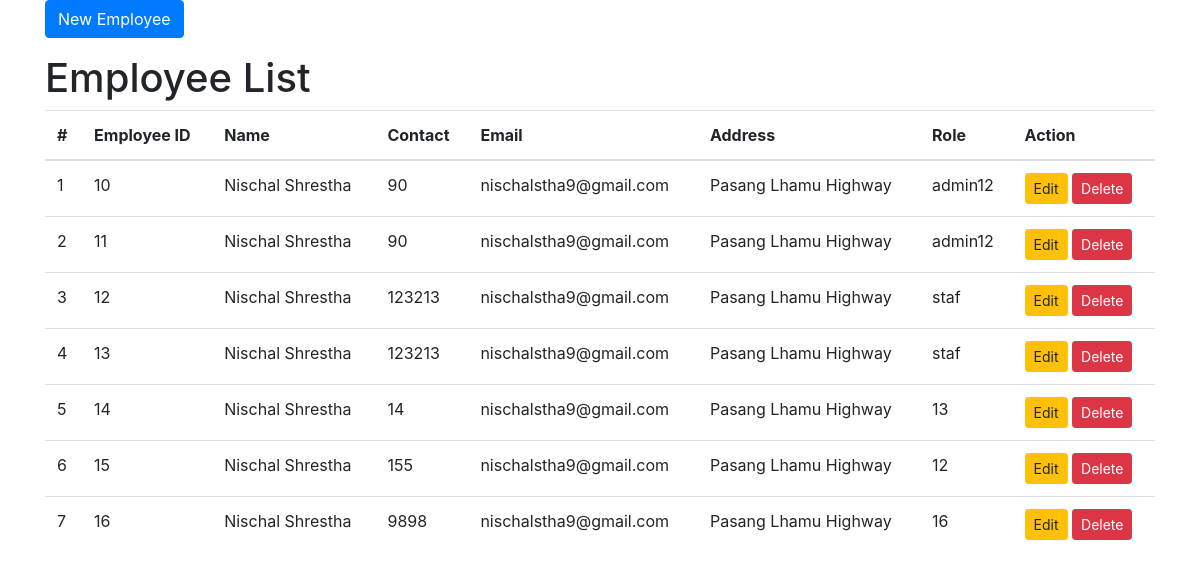
Before: / with the older database file.
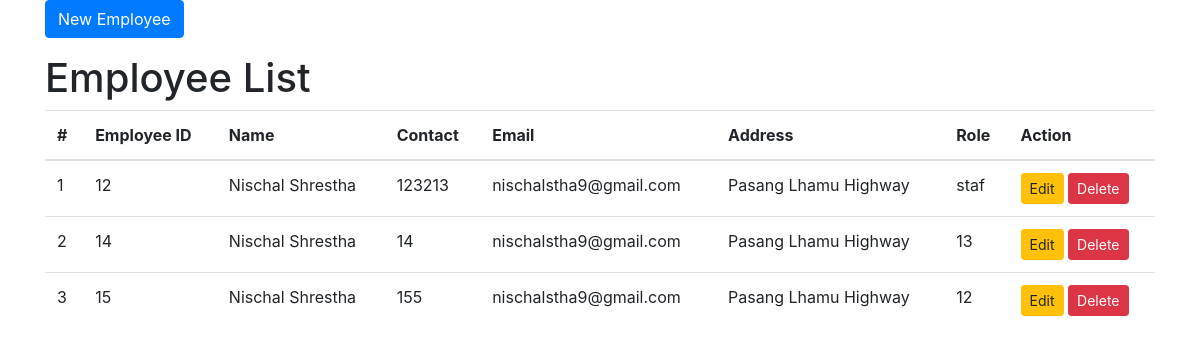
After: the same page with the newer database file.
### employee/models.py (models this page shows, shortened)
class Employee(models.Model):
    name = models.CharField(max_length=200)
    contact = models.IntegerField()
    email = models.EmailField( max_length=254)
    address = models.CharField(max_length=200)
    role = models.CharField(max_length=200)

### employee/views.py (the view)
# urls.py: path("", employee_list, name="home"),
def employee_list(request):
    employee = Employee.objects.all()
    return render(request, 'employee_list.html', {'employees': employee})

### templates/employee_list.html (shortened to what this page needs)
{% extends 'base.html' %}
{% block content %}
  <p>
    <button type="button" class="btn btn-primary js-create-employee" data-url="{% url 'employee_create' %}">
      New Employee
    </button>
  </p>
  <h1 class="page-header">Employee List</h1>
  <table class="table" id="employee-table">
    <thead>
      <tr>
        <th>#</th>
        <th>Employee ID</th>
        <th>Name</th>
        <th>Contact</th>
        <th>Email</th>
        <th>Address</th>
        <th>Role</th>
        <th>Action</th>
      </tr>
    </thead>
    <tbody>
    {% include 'partial_employee_list.html' %}
    </tbody>
  </table>
{% endblock %}

### templates/base.html (shortened to what this page needs)
{% load static %}
<!doctype html>
<html lang="en">
  <head>
    <link rel="stylesheet" href="https://stackpath.bootstrapcdn.com/bootstrap/4.5.0/css/bootstrap.min.css">
  </head>
  <body>
  <div class='container'>
  {% block content %}{% endblock content %}
  </body>
</html>

### templates/partial_employee_list.html
      {% for employee in employees %}
        <tr>
          <td>{{ forloop.counter }}</td>
          <td>{{ employee.id }}</td>
          <td>{{ employee.name }}</td>
          <td>{{ employee.contact }}</td>
          <td>{{ employee.email }}</td>
          <td>{{ employee.address }}</td>
          <td>{{ employee.role }}</td>
          <td>
            <button type="button"
                class="btn btn-warning btn-sm js-update-employee"
                data-url="{% url 'employee_update' employee.id%}">
                Edit
            </button>
            <button type="button"
              class="btn btn-danger btn-sm js-delete-employee"
              data-url="{% url 'employee_delete' employee.id %}">
              Delete
            </button>
          </td>
        </tr>
      {% empty %}
        <tr>
          <td colspan="7" class="text-center bg-warning">No Employee</td>
        </tr>
      {% endfor %}

Changed rows visible on the page:
removed Employee: id "10", name "Nischal Shrestha", contact "90", email "nischalstha9@gmail.com", address "Pasang Lhamu Highway", role "admin12"
removed Employee: id "11", name "Nischal Shrestha", contact "90", email "nischalstha9@gmail.com", address "Pasang Lhamu Highway", role "admin12"
removed Employee: id "13", name "Nischal Shrestha", contact "123213", email "nischalstha9@gmail.com", address "Pasang Lhamu Highway", role "staf"
removed Employee: id "16", name "Nischal Shrestha", contact "9898", email "nischalstha9@gmail.com", address "Pasang Lhamu Highway", role "16"
